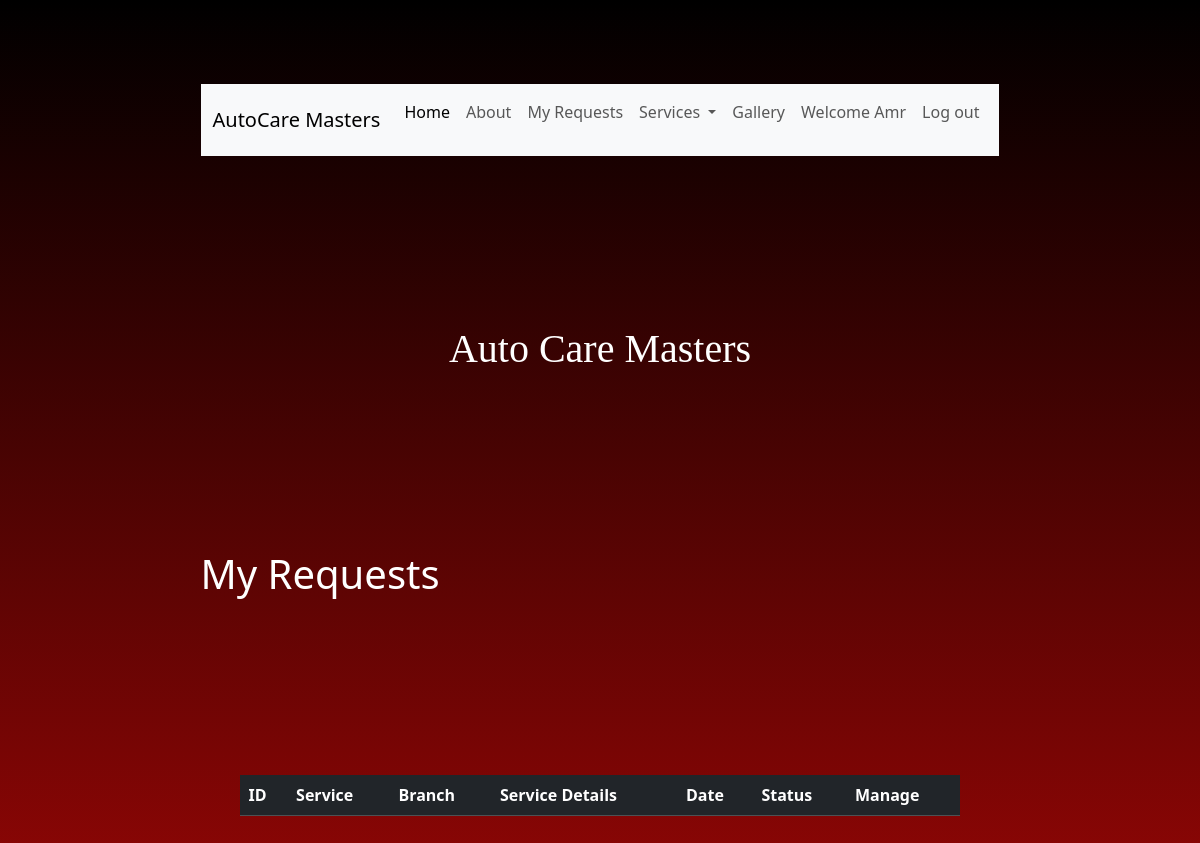
Before: /PHP/customerRequests.php (signed in) with the older database file.
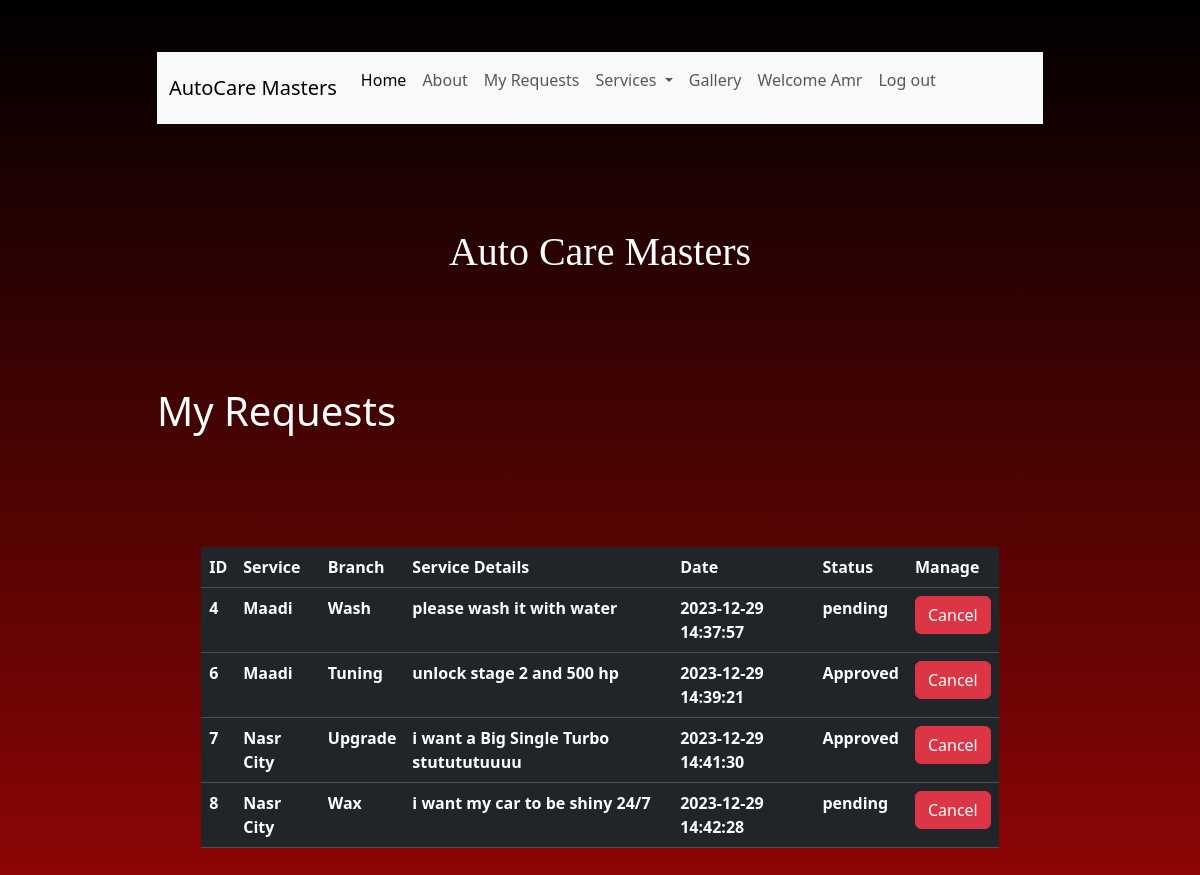
After: the same page with the newer database file.
### tables this page shows
CREATE TABLE `request` (
  `R_ID` int(11) NOT NULL,
  `R_C_ID` int(11) NOT NULL,
  `R_D_No` int(11) NOT NULL,
  `Service_Details` varchar(255) NOT NULL,
  `Date` varchar(20) NOT NULL,
  `Status` varchar(10) NOT NULL
);

CREATE TABLE `department_locations` (
  `L_ID` int(11) NOT NULL,
  `Location` varchar(50) NOT NULL,
  `D_Name` varchar(20) NOT NULL
);

### PHP/customerRequests.php (the view, shortened to what this page needs)
<!DOCTYPE html>
<html>
<head>
    <link href="https://cdn.jsdelivr.net/npm/bootstrap@5.3.2/dist/css/bootstrap.min.css" rel="stylesheet">
</head>
<body style="display:grid; align-items:center; justify-content:center; background: linear-gradient(to bottom,black,#900605);  background-repeat: no-repeat; height: 900px; color:white;">
<?php include 'navbar.php'; ?>
<div class="brand" style="background-color: transparent; color: white; font-family: 'Times New Roman', Times, serif; text-align: center;">
  <h1>
Auto Care Masters
  </h1>
  </div>
<h1>My Requests </h1>
<table class="table table-dark table-hover " style="margin: 0px 5%; width: 90%;" >
    <tr>
        <th>ID</th> <th>Service </th><th>Branch</th> <th>Service Details</th> <th>Date</th> <th>Status</th> <th>Manage</th>
    </tr>
    <?php
    $c_id=$_SESSION['id'];
    include("DataBaseConfig.php");
    $sql = "select  `r_id`,`location`,`d_name`,`service_details`,`date`,`status` from customer,request,department_locations where R_D_No=L_ID AND R_C_ID=C_ID AND c_id=$c_id";
    $result = $con->query($sql);
    while ($row = $result->fetch_assoc())
    {
        ?>
        <tr>
            <th><?php echo $row['r_id'] ?></th>
            <th><?php echo $row['location'] ?></th>
            <th><?php echo $row['d_name'] ?></th>
            <th><?php echo $row['service_details'] ?></th>
            <th><?php echo $row['date'] ?></th>
            <th><?php echo $row['status'] ?></th>
            <th>
                <?php
                if($row['status']!="completed")
            {
                ?>
                <form action="CustomerCancelRequest.php" method="post" >
                <input class="btn btn-danger" type="submit" value="Cancel" name="<?php echo $row['r_id']; ?>" >
                </form><?php
            } ?> </th>
        </tr>
        <?php
    }
    ?>
</table>
</body>
</html>

### PHP/navbar.php (shortened to what this page needs)
<head>
  <link href="https://cdn.jsdelivr.net/npm/bootstrap@5.3.2/dist/css/bootstrap.min.css" rel="stylesheet">
</head>
<nav class="navbar navbar-expand-lg bg-body-tertiary" style="width:100%;">
    <div class="container-fluid">
      <a class="navbar-brand" href="index.php">AutoCare Masters</a>
      <div class="collapse navbar-collapse" id="navbarSupportedContent">
        <ul class="navbar-nav me-auto mb-2 mb-lg-0">
          <li class="nav-item">
            <a class="nav-link active" aria-current="page" href="index.php">Home</a>
          </li>
          <li class="nav-item">
            <a class="nav-link" href="About.php">About</a>
          </li>
            <li class="nav-item">
                <a class="nav-link" href="CustomerRequests.php">My Requests</a>
            </li>
          <li class="nav-item dropdown">
            <a class="nav-link dropdown-toggle" href="#" role="button" data-bs-toggle="dropdown" aria-expanded="false">
              Services
            </a>
          </li>
          <li class="nav-item">
            <a class="nav-link" href="Gallery.php">Gallery</a>
          </li>
<?php
if(isset($_SESSION['name']))
{  ?>
<li class="nav-item">
  <p class="nav-link" ><?php echo "Welcome " . $_SESSION['name']; ?></p>
</li>
        <li class="nav-item " >
        <a class="nav-link" href="logout.php" type="button"  >Log out</a>
        </li>
<?php } ?>
        </ul>
      </div>
    </div>
</nav>

Changed rows visible on the page:
added request: R_ID "4", R_D_No.Location "Maadi", R_D_No.D_Name "Wash", Service_Details "please wash it with water", Date "2023-12-29 14:37:57", Status "pending"
added request: R_ID "6", R_D_No.Location "Maadi", R_D_No.D_Name "Tuning", Service_Details "unlock stage 2 and 500 hp", Date "2023-12-29 14:39:21", Status "Approved"
added request: R_ID "7", R_D_No.Location "Nasr City", R_D_No.D_Name "Upgrade", Service_Details "i want a Big Single Turbo stutututuuuu", Date "2023-12-29 14:41:30", Status "Approved"
added request: R_ID "8", R_D_No.Location "Nasr City", R_D_No.D_Name "Wax", Service_Details "i want my car to be shiny 24/7", Date "2023-12-29 14:42:28", Status "pending"
